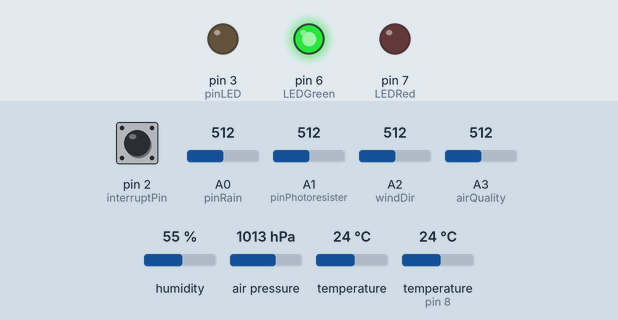
Recording of a sketch running on a simulated Arduino Nano, built with avr-gcc and run on an emulated ATmega328P. Parts: output pins drawn as LEDs (lit = HIGH). The inputs (shaded band) are chosen by the test bench; at power-on: A1 (pinPhotoresister) = 512, A0 (pinRain) = 512, pin 2 (interruptPin) LOW, A2 (windDir) = 512, A3 (airQuality) = 512, humidity 55 %, air pressure 1013 hPa, temperature 24 °C, temperature (sensor on pin 8) 24 °C. What the sketch prints to the serial monitor is not drawn.

Above: at 6.8 s.
6.9 s: A1 (pinPhotoresister) set to 308
13.6 s: A1 (pinPhotoresister) set to 288
At 18.5 s:
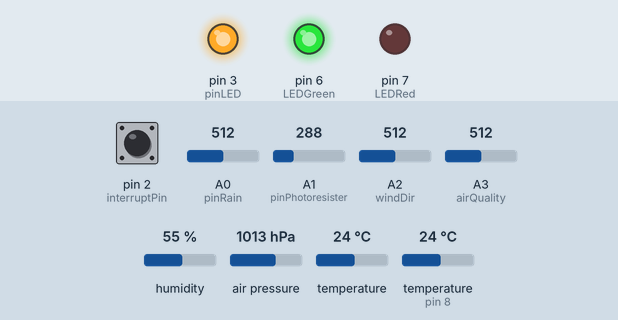
20.3 s: A0 (pinRain) set to 483
At 25.3 s:
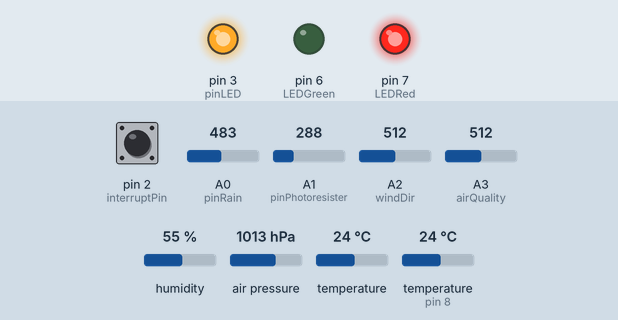
27.0 s: A1 (pinPhotoresister) set to 306
At 31.0 s:
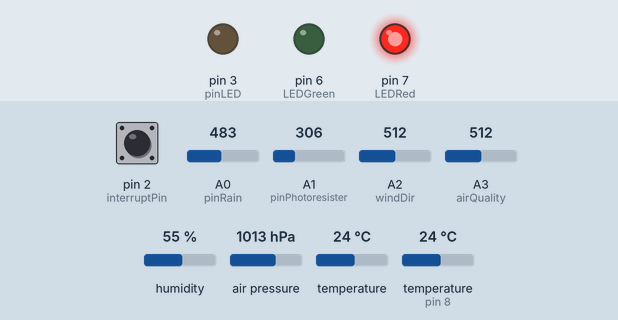
33.7 s: A1 (pinPhotoresister) set to 30
At 36.6 s:
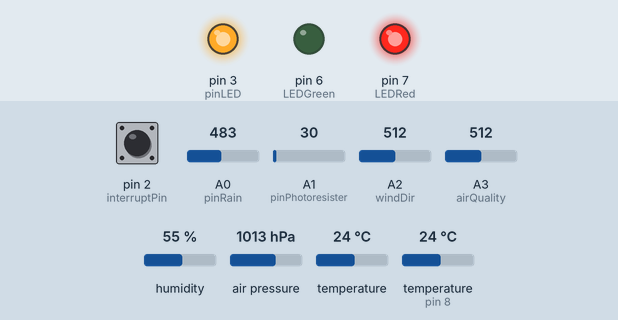
40.4 s: A1 (pinPhotoresister) set to 510
At 43.5 s:
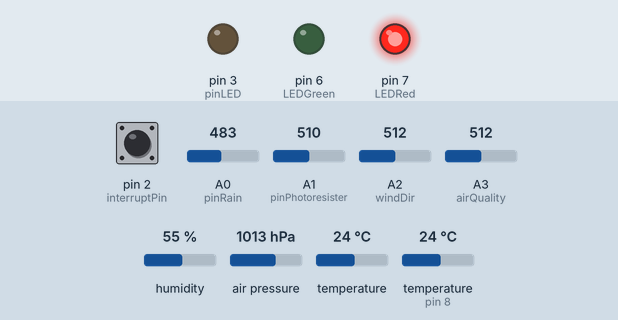
Timing chart, 0 to 45.0 s (numbered marks = the images above; inputs shaded):
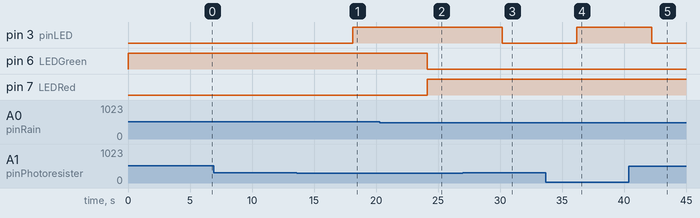

The sketch:

arduino_weather_station.ino
```cpp
/////humidity and temperature///////
#include "DHT.h"             // DHT sensors library
#define dhtPin 8             // This is data pin
#define dhtType DHT11        // This is DHT 11 sensor
DHT dht(dhtPin, dhtType);    // Initialising the DHT library
float humValue;           // value of humidity
float temperatureValueC;  // value of temperature in degrees Celcius
///////humidity and temperature///////

///////rain///////
int pinRain = A0;
int LEDGreen = 6;
int LEDRed = 7;
int targetValue = 500;
///////rain///////

///////photoresister///////
int pinLED = 3;
int pinPhotoresister = A1;
int photoresisterValue = 300;
///////photoresister///////

///////wind speed///////
int interruptPin = 2;
float revolutions=0;
int rpm=0; // max value 32,767 16 bit
int revo = 0;
long  startTime=0;
long  elapsedTime;
int anemometerRadius = 6;    //unit is "inch"
int diameter = 2;
int anemometerDiameter = diameter * anemometerRadius;   //(2*6) unit is "inch"
float piValue = 3.142;    //value of pi
float inchesKilometer = 39370.1;
float anemometerCircumference = anemometerDiameter * piValue;   //unit is "inch"
float circumferenceRpm = 0.00;
float divideInches = 0.00;
float speedOfAir = 0.00;
//const byte            ah3582_pin = 2;   // used for interrupt, 2 or 3 for Nano/ATmega328
//const unsigned int    period     = 2000; // measurement period in ms
//volatile unsigned int pulses;           // 1 per rotation, used in ISR, hence volatile
///////wind speed///////

//////wind direction//////
int windDir = A2;
int sensorExp[] = {66,84,93,126,184,244,287,406,461,599,630,702,785,827,886,945};
float dirDeg[] = {112.5,67.5,90,157.5,135,202.5,180,22.5,45,247.5,225,337.5,0,292.5,315,270};
char* dirCard[] = {"ESE","ENE","E","SSE","SE","SSW","S","NNE","NE","WSW","SW","NNW","N","WNW","NW","W"};
int sensorMin[] = {63,80,89,120,175,232,273,385,438,569,613,667,746,812,869,931};
int sensorMax[]  = {69,88,98,133,194,257,301,426,484,612,661,737,811,868,930,993};
int incoming = 0;
float angle = 0;
//////wind direction//////

//////Air Quality//////
int airQuality = A3;
int co2Level;
//////Air Quality//////

//////Atmospheric pressure and temperature//////
#include <Wire.h>
#include <SPI.h>
#include <Adafruit_BMP280.h>

#define BMP_SCK  (13)
#define BMP_MISO (12)
#define BMP_MOSI (11)
#define BMP_CS   (10)

Adafruit_BMP280 bmp; // I2C
//Adafruit_BMP280 bmp(BMP_CS); // hardware SPI
//Adafruit_BMP280 bmp(BMP_CS, BMP_MOSI, BMP_MISO,  BMP_SCK);
//////Atmospheric pressure and temperature//////

void setup(){
  Serial.begin(9600);
///////humidity and temperature///////
  dht.begin();               // start reading the value from DHT sensor
///////humidity and temperature///////

///////rain///////
  pinMode(pinRain, INPUT);
  pinMode(LEDGreen, OUTPUT);
  pinMode(LEDRed, OUTPUT);
  digitalWrite(LEDGreen, LOW);
  digitalWrite(LEDRed, LOW);
///////rain///////

///////photoresister///////
  pinMode(pinLED, OUTPUT);              //initialize the pinLED as an output
  pinMode(pinPhotoresister, INPUT);     //initialize the pinPhotoresister as an output
///////photoresister///////

///////wind speed///////
  pinMode(interruptPin, INPUT);           // set pin to input
//  pinMode(ah3582_pin, INPUT);
//  attachInterrupt(digitalPinToInterrupt(ah3582_pin), ah3582InterruptPin, FALLING);
///////wind speed///////

//////Atmospheric pressure and temperature//////
unsigned status;
  //status = bmp.begin(BMP280_ADDRESS_ALT, BMP280_CHIPID);
  status = bmp.begin(0x76);
  if (!status) {
    Serial.println(F("Could not find a valid BMP280 sensor, check wiring or "
                      "try a different address!"));
    Serial.print("SensorID was: 0x"); Serial.println(bmp.sensorID(),16);
    Serial.print("        ID of 0xFF probably means a bad address, a BMP 180 or BMP 085\n");
    Serial.print("   ID of 0x56-0x58 represents a BMP 280,\n");
    Serial.print("        ID of 0x60 represents a BME 280.\n");
    Serial.print("        ID of 0x61 represents a BME 680.\n");
//    while (1) delay(10);
  }

  /* Default settings from datasheet. */
  bmp.setSampling(Adafruit_BMP280::MODE_NORMAL,     /* Operating Mode. */
                  Adafruit_BMP280::SAMPLING_X2,     /* Temp. oversampling */
                  Adafruit_BMP280::SAMPLING_X16,    /* Pressure oversampling */
                  Adafruit_BMP280::FILTER_X16,      /* Filtering. */
                  Adafruit_BMP280::STANDBY_MS_500); /* Standby time. */
//////Atmospheric pressure and temperature//////
}

void loop() {
///////humidity and temperature///////
  humValue = dht.readHumidity();               // value of humidity
  temperatureValueC = dht.readTemperature();   // value of temperature in degrees Celcius
  Serial.print(humValue);     // get value of humidity
  Serial.print(" , ");          // create space after the value of humidity
  Serial.print(temperatureValueC);  // get value of temperature in degrees Celcius
///////humidity and temperature///////

///////rain///////
  int rainSensor = analogRead(pinRain);
  Serial.print(" , ");          // create space
  Serial.print(rainSensor);
  if(rainSensor < targetValue){
    digitalWrite(LEDGreen, LOW);
    digitalWrite(LEDRed, HIGH);
  }
  else {
    digitalWrite(LEDGreen, HIGH);
    digitalWrite(LEDRed, LOW);
  }
///////rain///////

///////photoresister///////
  int photoresisterStatus = analogRead(pinPhotoresister);
  Serial.print(" , ");          // create space
  Serial.print(photoresisterStatus);
  if(photoresisterStatus <= photoresisterValue){
    digitalWrite(pinLED, HIGH);
//    delay(1000);
//    digitalWrite(pinLED, LOW);
//    delay(1000);
    Serial.print(" , ");          // create space
    Serial.print("LED ON");
  }
  else {
    digitalWrite(pinLED, LOW);
    Serial.print(" , ");          // create space
    Serial.print("LED OFF");
  }
///////photoresister///////

///////wind speed///////
  revolutions=0;
  rpm=0;
  revo = 0;
  circumferenceRpm = 0.00;
  divideInches = 0.00;
  speedOfAir = 0.00;
  startTime=millis();
  attachInterrupt(digitalPinToInterrupt(interruptPin),interruptFunction,RISING);
  delay(3000);
  detachInterrupt(interruptPin);
//now let's see how many counts we've had from the hall effect sensor and calc the RPM
  elapsedTime=millis()-startTime;     //finds the time, should be very close to 1 sec
  if(revolutions>0) {
    rpm=(max(1, revolutions) * 60000) / elapsedTime;        //calculates rpm
    revo = revolutions;
    circumferenceRpm = anemometerCircumference * rpm;       //unit is "inches per minute"
    divideInches = circumferenceRpm / inchesKilometer;      //unit is "kilometer per minute"
    speedOfAir = divideInches * 60;                  //unit is "kilometer per hour"
    }
  Serial.print(" , ");          // create space
  Serial.print(revo);
  Serial.print(" , ");          // create space
  Serial.print(rpm);
  Serial.print(" , ");          // create space
  Serial.print(speedOfAir);
  Serial.print(" , ");
//  unsigned int pulses_read;
//  pulses = 0;
//  delay(period);
//  pulses_read = pulses;
//  Serial.print(" , ");          // create space
//  Serial.print((unsigned long)pulses_read); // revolutions
//  Serial.print(" , ");          // create space
//  Serial.println(((unsigned long)pulses_read * 60000) / period); // RPM
///////wind speed///////

//////wind direction//////
  incoming = analogRead(windDir);
  for(int i=0; i<=15; i++) {
    if(incoming >= sensorMin[i] && incoming <= sensorMax[i]) {
      angle = dirDeg[i];
      break;
      }
  }
  Serial.print(angle);
  Serial.print(" , ");
//////wind direction//////

//////Air Quality//////
  int airQualityData = analogRead(airQuality);
  co2Level = airQualityData - 55;
  co2Level = map(co2Level,0,1023,400,5000);
  Serial.print(co2Level);
  Serial.print(" , ");
//////Air Quality//////

//////Atmospheric pressure and temperature//////
    Serial.print(bmp.readTemperature());
    Serial.print(" , ");
    Serial.println(bmp.readPressure());
//////Atmospheric pressure and temperature//////

  delay(3000);
}
void interruptFunction() //interrupt service routine
{
  revolutions++;
}
//void ah3582InterruptPin()
//{
//   pulses++;
//}
```

Measured:
- the behaviour switches between 301 and 300 on A1 (pinPhotoresister) (found by bisection; images 0 and 1)
- the behaviour switches between 500 and 499 on A0 (pinRain) (found by bisection; images 1 and 2)
- after the input at 6.9 s, every drawn part: stays the same
- after the input at 13.6 s, pin 3 (pinLED): LOW → HIGH after 4.5 s
- after the input at 20.3 s, pin 6 (LEDGreen): HIGH → LOW after 3.8 s; pin 7 (LEDRed): LOW → HIGH after 3.8 s
- after the input at 27.0 s, pin 3 (pinLED): HIGH → LOW after 3.2 s
- after the input at 33.7 s, pin 3 (pinLED): LOW → HIGH after 2.5 s
- after the input at 40.4 s, pin 3 (pinLED): HIGH → LOW after 1.8 s
